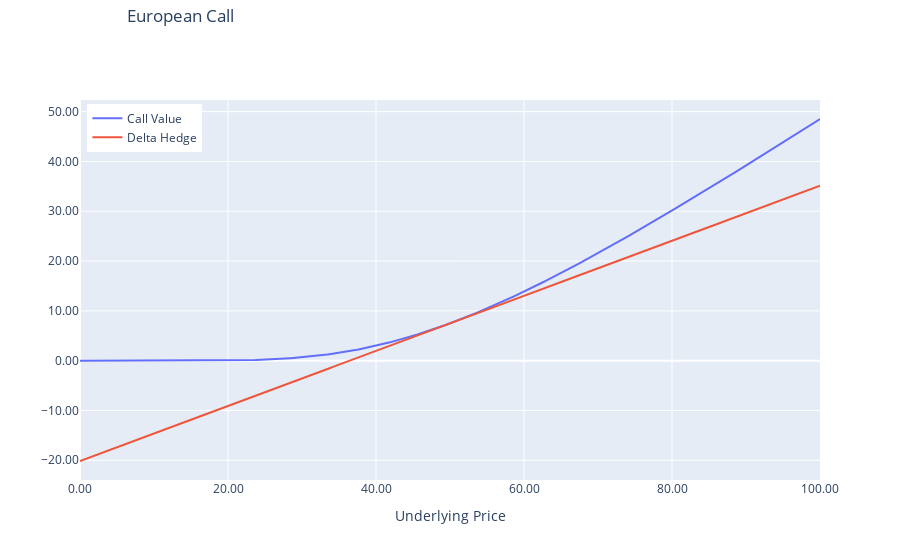

Notebook code for this chart:
### Markdown cell above
# FIGURES

### Code cell
import plotly.graph_objects as go

name = 'Call Value'
text = 'European Call'
bs_values = bs_values_call
leverage_values = leverage_values_c

fig = go.Figure()
fig.add_trace(go.Scatter(x=S, y=bs_values, mode="lines", name=name))
fig.add_trace(go.Scatter(x=S, y=leverage_values, mode="lines", name="Delta Hedge")        )
fig.update_layout(hovermode="x unified")
fig.update_yaxes(title=None)
fig.update_layout(yaxis_tickformat=",.2f", xaxis_tickformat=",.2f")
fig.update_xaxes(title="Underlying Price")
fig.update_layout(
    title={
        "text": text,
        "y": 0.96,
        "x": 0.2,
        "xanchor": "center",
        "yanchor": "bottom",
    }
)
fig.update_layout(legend=dict(yanchor="top", y=0.99, xanchor="left", x=0.01))
fig.show()

### Figure 1 — Plotly figure (JSON) as saved in the notebook; plotly's stock layout.template omitted (floating-point values rounded to 4 significant figures; data arrays with more than 128 entries replaced by an {"elided": "..."} marker saying what was removed)
{"data": [{"mode": "lines", "name": "Call Value", "type": "scatter", "x": {"elided": "1001 float values"}, "y": {"elided": "1001 float values"}}, {"mode": "lines", "name": "Delta Hedge", "type": "scatter", "x": {"elided": "1001 float values"}, "y": {"elided": "1001 float values"}}], "layout": {"hovermode": "x unified", "legend": {"x": 0.01, "xanchor": "left", "y": 0.99, "yanchor": "top"}, "title": {"text": "European Call", "x": 0.2, "xanchor": "center", "y": 0.96, "yanchor": "bottom"}, "xaxis": {"tickformat": ",.2f", "title": {"text": "Underlying Price"}}, "yaxis": {"tickformat": ",.2f", "title": {}}}}
